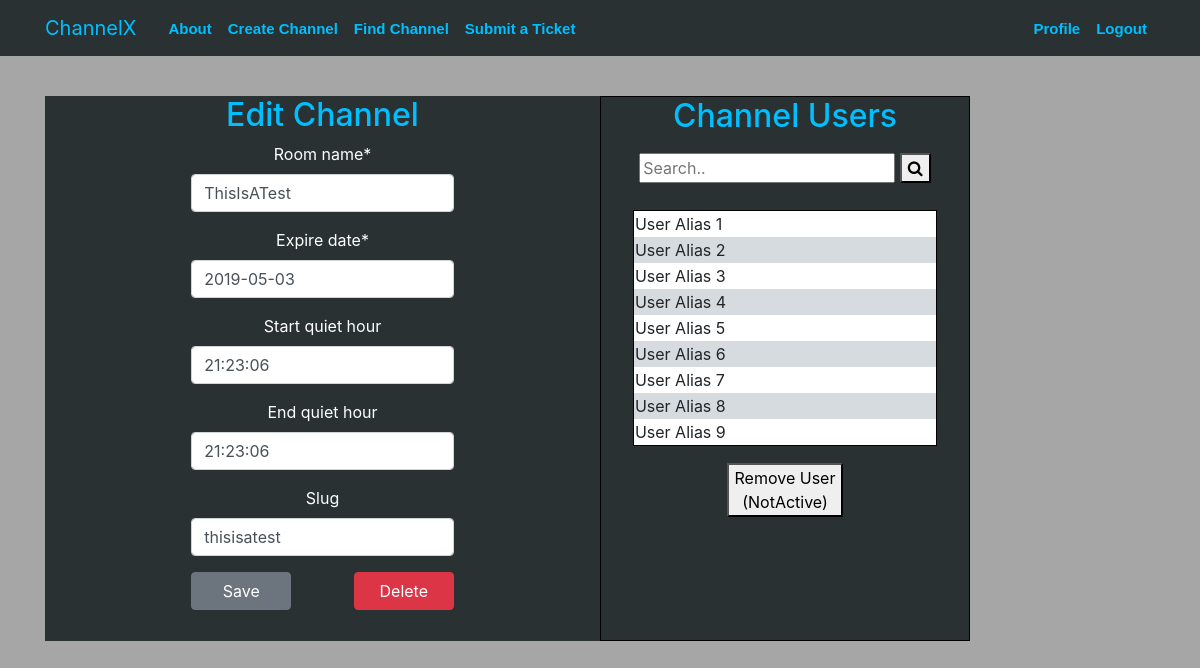
/channel/thisisatest/update/ (signed in), run on the app's committed database.
### main/models.py (models this page shows, shortened)
class Channel(models.Model):
    room_name = models.CharField(max_length=30, unique=True)
    start_life = models.DateField(default=date.today, null=True)
    expire_date = models.DateField(default=date.today, null=True)
    start_quiet_hour = models.TimeField(default=datetime.now, blank=True)
    end_quiet_hour = models.TimeField(default=datetime.now, blank=True)
    room_owner = models.ForeignKey(User, on_delete=models.CASCADE, null=True)
    slug = models.SlugField(max_length=30, blank=True)

### main/views.py (the view, shortened to what this page needs)
# urls.py: path('channel/<str:slug>/update/', ChannelUpdateView.as_view(), name='channel-update'),
class ChannelUpdateView(LoginRequiredMixin, UserPassesTestMixin, UpdateView):
    model = Channel
    template_name = 'main/channelSettings.html'
    fields = ["room_name", "expire_date", "start_quiet_hour", "end_quiet_hour", "slug"]
    def test_func(self):
        channel = self.get_object()
        if self.request.user == channel.room_owner:
            return True
        return False

### main/templates/main/channelSettings.html (shortened to what this page needs)
{% extends "main/base.html" %}
{% block content %}
{% load crispy_forms_tags %}
<div class="container-fluid">
    <div class="row content">
        <div class="col-6" style="text-align:center; background-color:#293132">
            <h2 style="color:#00BFFF">Edit Channel</h2>
            <div>
                <form class="form-group" method="post" style="color:white; width:100%; padding: 0 25% 10% 25%">
                    {{ form|crispy }}
                    <button style="width:100px; float:left;" type="submit" class="btn btn-secondary">Save</button>
                    <a style="width:100px; float:right;" class="btn btn-danger" href="{% url 'channel-delete' object.slug %}">Delete</a>
                </form>
            </div>
        </div>
        <div class="col-4" style="text-align:center; border: 1px solid black; background-color:#293132">
            <h2 style="color:#00BFFF; text-align: center">Channel Users</h2>
            <div class="search-container" style="padding:10px">
                <form action="/action_page.php">
                <input type="text" placeholder="Search.." name="search">
                <button type="submit"><i class="fa fa-search"></i></button>
                </form>
            </div>
            <section style="padding:5%">
                <div class="table-wrapper-scroll-y" style="border: 1px solid black; background-color:white">
                <table style="width:100%; text-align:left">
                    <tbody>
                    <tr> <td>User Alias 1</td> </tr>
                    <tr> <td>User Alias 2</td> </tr>
                    <tr> <td>User Alias 3</td> </tr>
                    <tr> <td>User Alias 4</td> </tr>
                    <tr> <td>User Alias 5</td> </tr>
                    <tr> <td>User Alias 6</td> </tr>
                    <tr> <td>User Alias 7</td> </tr>
                    <tr> <td>User Alias 8</td> </tr>
                    <tr> <td>User Alias 9</td> </tr>
                    </tbody>
                </table>
                </div>
            </section>
            <p>
                <button class="button">Remove User<br>(NotActive)</button>
            </p>
        </div>
    </div>
</div>
{% endblock content %}

### main/static/main/main.css (style rules this page uses)
body { padding:0; background-color: #a6a6a6; margin-top: 5rem; }
h1, h2, h3, h4, h5, h6 { color: #00BFFF; }
tr:nth-child(even) { background-color: #D6DBDF }

### data on the page
Channel: room_name "ThisIsATest", expire_date "2019-05-03", start_quiet_hour "21:23:06", end_quiet_hour "21:23:06", slug "thisisatest"
